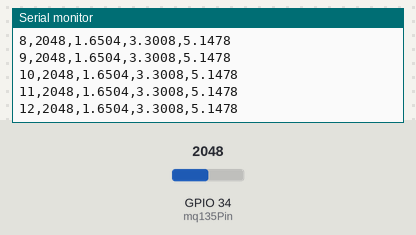
This sketch was run on a simulated ESP32. On the bench: the last lines printed to the serial monitor. The test bench sets the inputs (shaded band); at power-on: GPIO 34 (mq135Pin) = 2048 (analog values on the 0–4095 scale).

Above: at 3.2 s.
3.3 s: GPIO 34 (mq135Pin) set to 0
At 3.31 s:
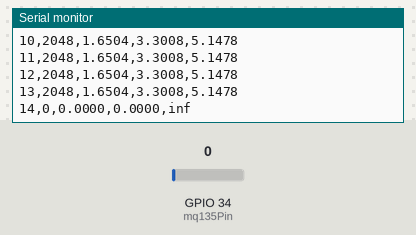
4.9 s: GPIO 34 (mq135Pin) set to 491
At 4.91 s:
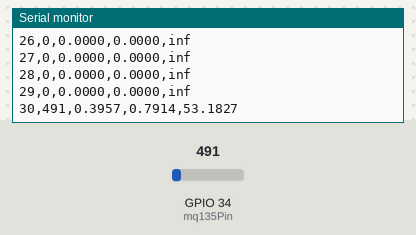

The sketch:

mq135_baseline.ino
```cpp
int mq135Pin = 34;             // ADC pin connected to MQ-135 AO via voltage divider
const int totalSamples = 10000;
const int sampleDelay = 100;   // ms between samples

// Circuit parameters
const float RL = 10.0;         // Load resistor in kΩ (standard MQ-135)
const float R1 = 20.0;         // Voltage divider resistor 1 (kΩ)
const float R2 = 20.0;         // Voltage divider resistor 2 (kΩ)
const float supplyVoltage = 5.0;

float rsValues[totalSamples];
unsigned long startTime;

void setup() {
  Serial.begin(115200);
  analogReadResolution(12);
  analogSetAttenuation(ADC_11db);
  delay(2000);
  Serial.println("SampleNumber,ADCValue,VoltageOut,VoltageAO,Resistance_kOhm");
  startTime = millis();
}

void loop() {
  for (int i = 0; i < totalSamples; i++) {
    int adcVal = analogRead(mq135Pin);
    float vOut = (adcVal / 4095.0) * 3.3;  // Voltage at ADC pin after divider
    float vAO = vOut * ((R1 + R2) / R2);   // Recalculate sensor AO voltage
    float Rs = RL * ((supplyVoltage / vAO) - 1.0);  // Sensor resistance calculation

    rsValues[i] = Rs;

    Serial.print(i + 1); Serial.print(",");
    Serial.print(adcVal); Serial.print(",");
    Serial.print(vOut, 4); Serial.print(",");
    Serial.print(vAO, 4); Serial.print(",");
    Serial.println(Rs, 4);

    delay(sampleDelay);
  }

  // Calculate average baseline resistance R0
  float sum = 0;
  for (int i = 0; i < totalSamples; i++) {
    sum += rsValues[i];
  }
  float R0 = sum / totalSamples;

  Serial.print("Average R0 after ");
  Serial.print(totalSamples);
  Serial.print(" samples: ");
  Serial.print(R0, 4);
  Serial.println(" kOhm");

  unsigned long elapsed = millis() - startTime;
  Serial.print("Total time taken: ");
  Serial.print(elapsed / 1000.0, 2);
  Serial.println(" seconds");

  while (1); // Stop here
}
```

Measured:
- after the input at 3.3 s, the serial monitor: prints a new line at once (image 1)
